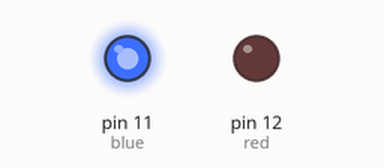
Recording of a sketch running on a simulated Arduino Uno, built with avr-gcc and run on an emulated ATmega328P. Parts: output pins drawn as LEDs (lit = HIGH).

Above: at 0.1 s.
At 1.1 s:
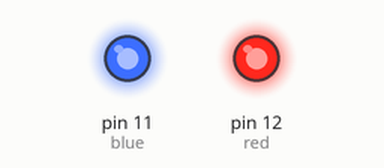
Timing chart, 0 to 2.6 s (numbered marks = the images above):
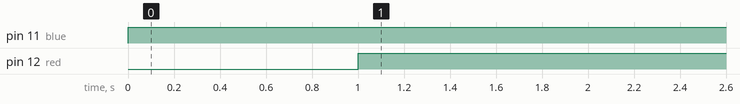

Measured:
- by itself, pin 11 (blue): LOW → HIGH at 0.00 s
- by itself, pin 12 (red): LOW → HIGH at 1.0 s

The sketch:

police_blinker.ino
```cpp
const int blue = 11;
const int red = 12;

void setup() {
    pinMode(blue, OUTPUT);
    pinMode(red, OUTPUT);
}

bool blue_state = 0, red_state =0;

void loop() {
    digitalWrite(blue, blue_state^1);
    delay(1000);
    digitalWrite(red, red_state^1);
    delay(1000);
}
```
